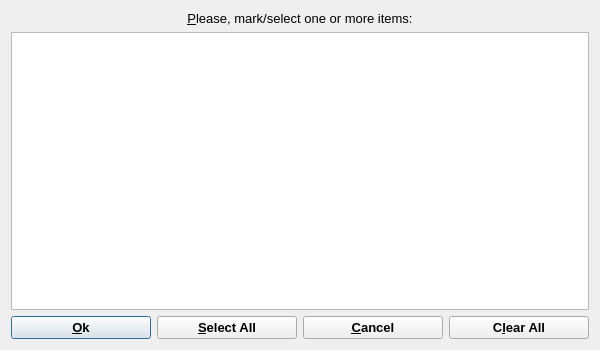
<?xml version="1.0" encoding="UTF-8"?>
<ui version="4.0">
 <class>SelectDialogData</class>
 <widget class="QDialog" name="SelectDialogData">
  <property name="geometry">
   <rect>
    <x>0</x>
    <y>0</y>
    <width>600</width>
    <height>350</height>
   </rect>
  </property>
  <property name="minimumSize">
   <size>
    <width>600</width>
    <height>350</height>
   </size>
  </property>
  <property name="font">
   <font>
    <pointsize>10</pointsize>
   </font>
  </property>
  <property name="windowTitle">
   <string>Multiple Selection Dialog</string>
  </property>
  <layout class="QVBoxLayout" name="verticalLayout">
   <item>
    <widget class="QLabel" name="pLabel">
     <property name="text">
      <string>&amp;Please, mark/select one or more items:</string>
     </property>
     <property name="alignment">
      <set>Qt::AlignCenter</set>
     </property>
     <property name="wordWrap">
      <bool>false</bool>
     </property>
     <property name="buddy">
      <cstring>pList</cstring>
     </property>
    </widget>
   </item>
   <item>
    <widget class="QListWidget" name="pList">
     <property name="palette">
      <palette>
       <active>
        <colorrole role="Highlight">
         <brush brushstyle="SolidPattern">
          <color alpha="255">
           <red>49</red>
           <green>106</green>
           <blue>197</blue>
          </color>
         </brush>
        </colorrole>
        <colorrole role="HighlightedText">
         <brush brushstyle="SolidPattern">
          <color alpha="255">
           <red>255</red>
           <green>255</green>
           <blue>255</blue>
          </color>
         </brush>
        </colorrole>
       </active>
       <inactive>
        <colorrole role="Highlight">
         <brush brushstyle="SolidPattern">
          <color alpha="255">
           <red>49</red>
           <green>106</green>
           <blue>197</blue>
          </color>
         </brush>
        </colorrole>
        <colorrole role="HighlightedText">
         <brush brushstyle="SolidPattern">
          <color alpha="255">
           <red>255</red>
           <green>255</green>
           <blue>255</blue>
          </color>
         </brush>
        </colorrole>
       </inactive>
       <disabled>
        <colorrole role="Highlight">
         <brush brushstyle="SolidPattern">
          <color alpha="255">
           <red>49</red>
           <green>106</green>
           <blue>197</blue>
          </color>
         </brush>
        </colorrole>
        <colorrole role="HighlightedText">
         <brush brushstyle="SolidPattern">
          <color alpha="255">
           <red>255</red>
           <green>255</green>
           <blue>255</blue>
          </color>
         </brush>
        </colorrole>
       </disabled>
      </palette>
     </property>
     <property name="selectionRectVisible">
      <bool>true</bool>
     </property>
    </widget>
   </item>
   <item>
    <layout class="QHBoxLayout" name="horizontalLayout">
     <item>
      <widget class="QPushButton" name="PushButton1">
       <property name="sizePolicy">
        <sizepolicy hsizetype="Minimum" vsizetype="Minimum">
         <horstretch>0</horstretch>
         <verstretch>0</verstretch>
        </sizepolicy>
       </property>
       <property name="font">
        <font>
         <weight>75</weight>
         <bold>true</bold>
        </font>
       </property>
       <property name="text">
        <string>&amp;Ok</string>
       </property>
       <property name="shortcut">
        <string>Alt+O</string>
       </property>
       <property name="default">
        <bool>true</bool>
       </property>
      </widget>
     </item>
     <item>
      <widget class="QPushButton" name="pButton2">
       <property name="sizePolicy">
        <sizepolicy hsizetype="Minimum" vsizetype="Minimum">
         <horstretch>0</horstretch>
         <verstretch>0</verstretch>
        </sizepolicy>
       </property>
       <property name="font">
        <font>
         <weight>75</weight>
         <bold>true</bold>
        </font>
       </property>
       <property name="text">
        <string>&amp;Select All</string>
       </property>
       <property name="shortcut">
        <string>Alt+S</string>
       </property>
      </widget>
     </item>
     <item>
      <widget class="QPushButton" name="PushButton4">
       <property name="sizePolicy">
        <sizepolicy hsizetype="Minimum" vsizetype="Minimum">
         <horstretch>0</horstretch>
         <verstretch>0</verstretch>
        </sizepolicy>
       </property>
       <property name="font">
        <font>
         <weight>75</weight>
         <bold>true</bold>
        </font>
       </property>
       <property name="text">
        <string>&amp;Cancel</string>
       </property>
       <property name="shortcut">
        <string>Alt+C</string>
       </property>
      </widget>
     </item>
     <item>
      <widget class="QPushButton" name="pButton3">
       <property name="sizePolicy">
        <sizepolicy hsizetype="Minimum" vsizetype="Minimum">
         <horstretch>0</horstretch>
         <verstretch>0</verstretch>
        </sizepolicy>
       </property>
       <property name="font">
        <font>
         <weight>75</weight>
         <bold>true</bold>
        </font>
       </property>
       <property name="text">
        <string>C&amp;lear All</string>
       </property>
       <property name="shortcut">
        <string>Alt+L</string>
       </property>
      </widget>
     </item>
    </layout>
   </item>
  </layout>
 </widget>
 <layoutdefault spacing="6" margin="11"/>
 <tabstops>
  <tabstop>PushButton1</tabstop>
  <tabstop>pButton2</tabstop>
  <tabstop>pButton3</tabstop>
  <tabstop>PushButton4</tabstop>
 </tabstops>
 <resources/>
 <connections>
  <connection>
   <sender>PushButton1</sender>
   <signal>clicked()</signal>
   <receiver>SelectDialogData</receiver>
   <slot>accept()</slot>
   <hints>
    <hint type="sourcelabel">
     <x>20</x>
     <y>20</y>
    </hint>
    <hint type="destinationlabel">
     <x>20</x>
     <y>20</y>
    </hint>
   </hints>
  </connection>
  <connection>
   <sender>PushButton4</sender>
   <signal>clicked()</signal>
   <receiver>SelectDialogData</receiver>
   <slot>reject()</slot>
   <hints>
    <hint type="sourcelabel">
     <x>20</x>
     <y>20</y>
    </hint>
    <hint type="destinationlabel">
     <x>20</x>
     <y>20</y>
    </hint>
   </hints>
  </connection>
  <connection>
   <sender>pButton2</sender>
   <signal>clicked()</signal>
   <receiver>SelectDialogData</receiver>
   <slot>CmSelectAll()</slot>
   <hints>
    <hint type="sourcelabel">
     <x>20</x>
     <y>20</y>
    </hint>
    <hint type="destinationlabel">
     <x>20</x>
     <y>20</y>
    </hint>
   </hints>
  </connection>
  <connection>
   <sender>pButton3</sender>
   <signal>clicked()</signal>
   <receiver>SelectDialogData</receiver>
   <slot>CmClearAll()</slot>
   <hints>
    <hint type="sourcelabel">
     <x>20</x>
     <y>20</y>
    </hint>
    <hint type="destinationlabel">
     <x>20</x>
     <y>20</y>
    </hint>
   </hints>
  </connection>
 </connections>
</ui>
